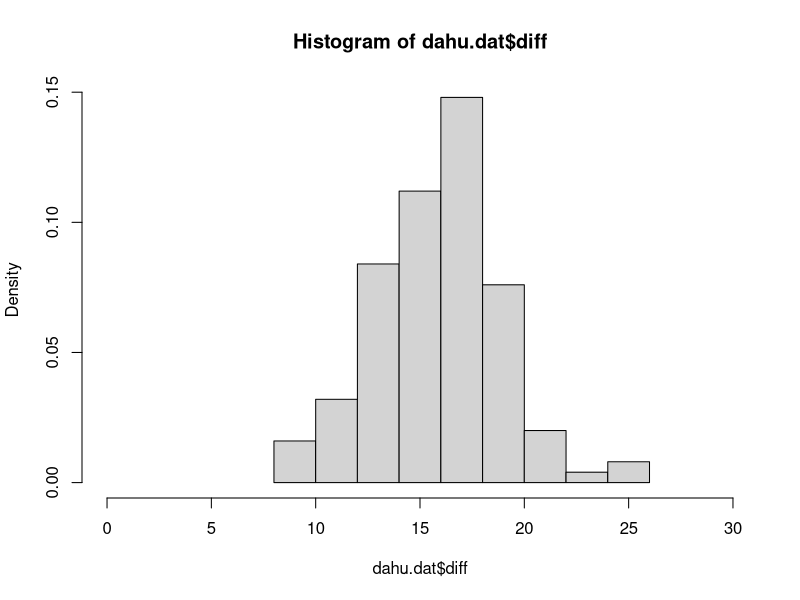
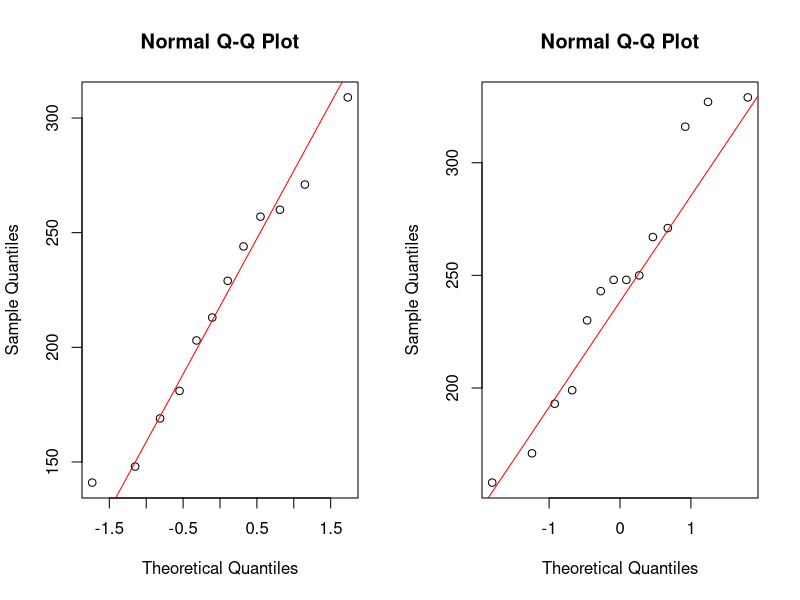
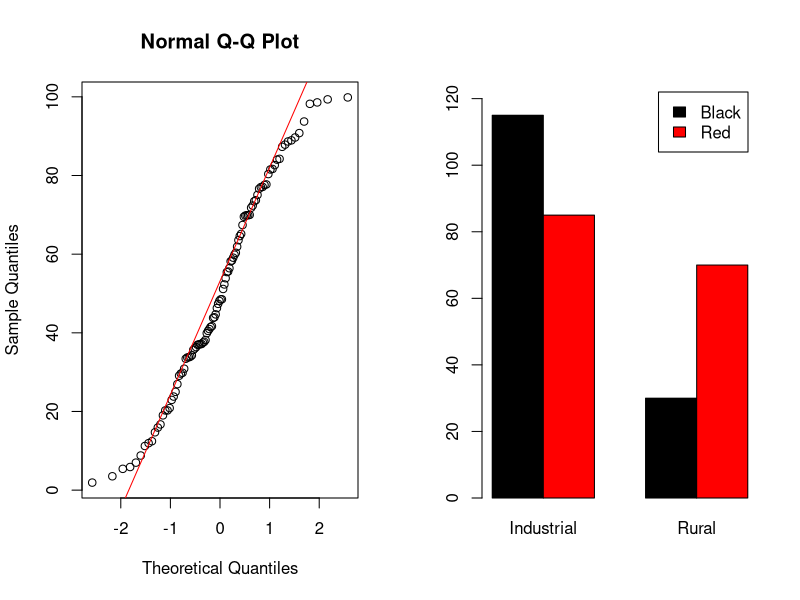

Source code (R) for these figures, in order:
## ---- chunk 1
dahu.dat<-read.csv("dahu.csv")
dahu.dat$diff<-dahu.dat$R-dahu.dat$L
hist(dahu.dat$diff,prob=T,xlim=c(0,30))
## ---- chunk 2
t<-mean(dahu.dat$diff-0)/(sd(dahu.dat$diff)/sqrt(length(dahu.dat$R))); t
## ---- chunk 3
t.test(dahu.dat$diff)
## ---- chunk 4
t.test(dahu.dat$R,dahu.dat$L,paired=T) 
## ---- chunk 5
t.test(dahu.dat$diff~dahu.dat$Sex)
## ---- chunk 6
power.t.test(delta=mean(dahu.dat$diff), sd=sd(dahu.dat$diff),power=0.8)
## ---- chunk 7
chick.dat<-chickwts[11:36,]
t.test(chick.dat$weight~chick.dat$feed)
## ---- chunk 8
power.t.test(n=13,delta=mean(chick.dat$weight[1:12])-mean(chick.dat$weight[13:26]),
    sd=sd(chick.dat$weight),sig.level=0.05)
## ---- chunk 9
power.t.test(delta=mean(chick.dat$weight[1:12])-mean(chick.dat$weight[13:26]),
  sd=sd(chick.dat$weight),sig.level=0.05, power=0.80)
## ---- chunk 10
shapiro.test(chick.dat$weight)
## ---- chunk 11
par(mfrow=c(1,2))
qqnorm(chick.dat$weight[chick.dat$feed=="linseed"])
qqline(chick.dat$weight[chick.dat$feed=="linseed"], col="red")
qqnorm(chick.dat$weight[chick.dat$feed=="soybean"])
qqline(chick.dat$weight[chick.dat$feed=="soybean"], col="red")
## ---- chunk 12
test.dat<-runif(100,0,100)
qqnorm(test.dat); qqline(test.dat, col="red")
## ---- chunk 13
ladybird.dat <- matrix(c(115, 30, 85, 70), 2, 2, byrow = TRUE, 
        dimnames = list(c("Black","Red"), c("Industrial","Rural")))
## ---- chunk 14
barplot(ladybird.dat,beside = TRUE, col=c("Black","Red"), ylim = c(0,125),legend = TRUE)                                   
## ---- chunk 15
chisq.test(ladybird.dat)
## ---- chunk 16
ladybird2.dat <- matrix(c(12, 3, 9, 7), 2, 2, byrow = TRUE, 
        dimnames = list(c("Black","Red"), c("Industrial","Rural")))
## ---- chunk 17
fisher.test(ladybird.dat)
